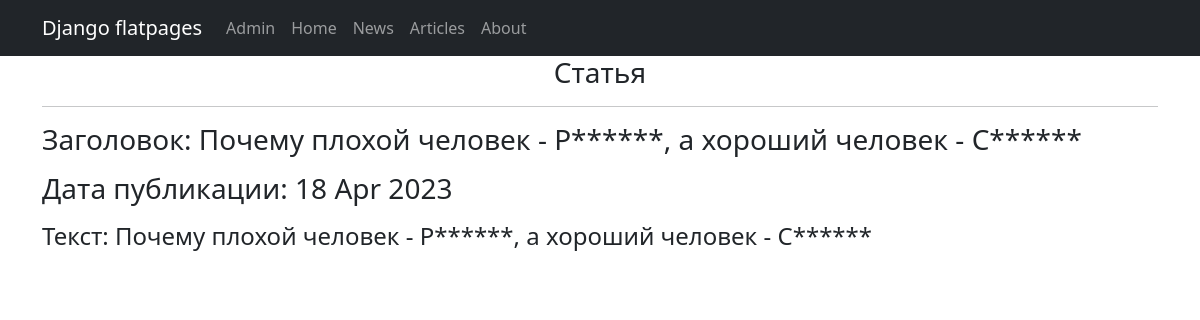
The page /news/2 on the database its author committed.
### news/models.py (models this page shows, shortened)
class Post(models.Model):
    author = models.ForeignKey(Author, on_delete=models.CASCADE)
    news_or_article = models.BooleanField(default=True)  # True - Новость, False - Статья
    datetime = models.DateTimeField(auto_now_add=True)
    category = models.ManyToManyField(Category, through='PostCategory')
    heading = models.CharField(max_length=255)
    text = models.TextField()
    rating = models.IntegerField(default=0)

### news/views.py (the view)
# urls.py: path('<int:pk>', PostDetail.as_view(), name='post_detail'),
class PostDetail(DetailView):
    model = Post
    template_name = 'post.html'
    context_object_name = 'post'

### news/templatetags/custom_filters.py (called while the page is built)
@register.filter()
def censor(value):
    if not (isinstance(value, str)):
        return f"{value} is not str"
    words = ''
    for word in value.split():
        slovo = word.lower() if word.lower()[-1].isalpha() else word.lower()[:-1]
        if slovo in CENSOR_SYMBOLS:
            znak = '' if word.lower()[-1].isalpha() else word[-1]
            words += word[:1] + CENSOR_SYMBOLS[slovo] + znak + ' '
        else:
            words += word + ' '
    return words[:-1]

### templates/post.html (shortened to what this page needs)
{% extends 'flatpages/default.html' %}
{% load custom_filters %}
{% block content %}
   {% if post.news_or_article %}
      <h3>Новость</h3>
   {% else %}
      <h3>Статья</h3>
   {% endif %}
   <hr>
   <h3><p align="left">Заголовок: {{ post.heading|censor }}</p></h3>
   <h3><p align="left">Дата публикации: {{ post.datetime|date:'d M Y' }}</p></h3>
   <h4><p align="left">Текст: {{ post.text|censor }}</p></h4>
{% endblock content %}

### rows shown on the page
Post: heading|censor "Почему плохой человек - Р******, а хороший человек - С******", datetime "18 Apr 2023", text|censor "Почему плохой человек - Р******, а хороший человек - С******"
